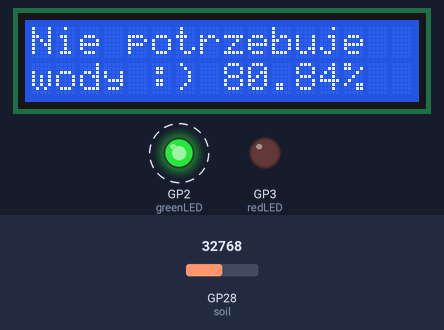
Bench run of a program on a simulated Raspberry Pi Pico running MicroPython. Parts: 16×2 character LCD, output pins drawn as LEDs (lit = HIGH). Dashed ring = blinking. Inputs (shaded band) come from the test bench; at power-on: GP28 (soil) = 32768 (analog values on the 0–65535 scale). Library files of the repository ran but are not shown: pico_i2c_lcd.py; what the program prints to the serial console is not drawn.

Above: at 0.2 s.
1.3 s: GP28 (soil) set to 39264
At 3.1 s:
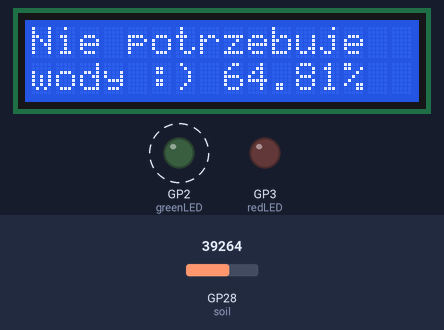
4.3 s: GP28 (soil) set to 41056
At 4.6 s:
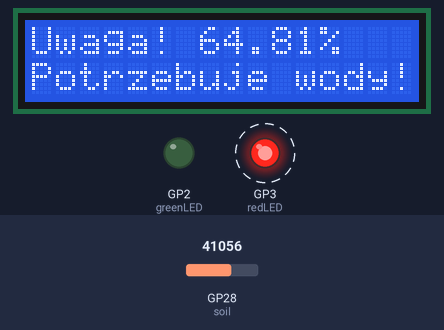
7.3 s: GP28 (soil) set to 39345
At 7.94 s:
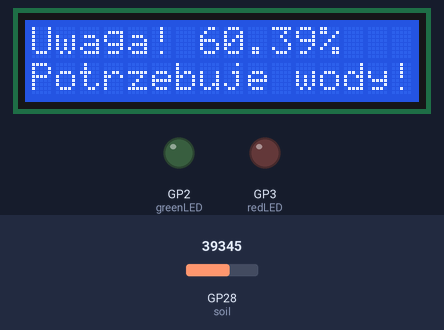
Timing chart, 0 to 16.0 s (numbered marks = the images above; inputs shaded):
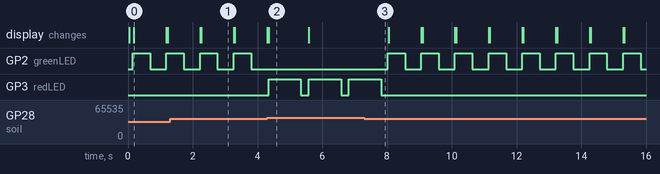

Measured:
- the behaviour switches between 40000 and 40016 on GP28 (soil) (found by bisection; images 1 and 2)
- after the input at 1.3 s, the display: first differs from a run without the input after 0.96 s (image 1)
- after the input at 4.3 s, GP2 (greenLED): stops changing and stays LOW; GP3 (redLED): alternates HIGH for 1.0 s and LOW for 0.24 s, starting at once; the display: first differs from a run without the input at once (image 2)
- after the input at 7.3 s, GP2 (greenLED): alternates HIGH for 0.54 s and LOW for 0.50 s, starting after 0.72 s; GP3 (redLED): goes on until 7.8 s, then stays LOW
- by itself, GP2 (greenLED): alternates HIGH for 0.54 s and LOW for 0.50 s
- what the display in image 0 shows lasts 1.0 s, from 0.2 s to 1.2 s
- what the display in image 2 shows lasts 1.3 s, from 4.3 s to 5.6 s

The program:

main.py
```python
from machine import ADC, Pin, I2C
import utime
from pico_i2c_lcd import I2cLcd

# use variables instead of numbers:
soil = ADC(Pin(28)) # Connect Soil moisture sensor data to Raspberry pi pico GP28

#Calibraton values
min_moisture=25000
max_moisture=65535

redLED = Pin(3,Pin.OUT)
greenLED = Pin(2,Pin.OUT)
greenflag = 1

# LCD
i2c = I2C(0, sda=Pin(0), scl=Pin(1), freq=400000) # object to communicate with the LCD screen over the I2C protocol
I2C_ADDR = i2c.scan()[0] # this will store the first I2C address found when we scan the bus
lcd = I2cLcd(i2c, I2C_ADDR, 2, 16) # object to set up the I2C connection from the libery

lcd.hide_cursor()

while True:
    moisture = (max_moisture-soil.read_u16())*100/(max_moisture-min_moisture)
    if moisture > 100:
        moisture = 100
    print("moisture: " + "%.2f" % moisture +"% (adc: "+str(soil.read_u16())+")")
    utime.sleep(0.1)

    if soil.read_u16() > 40000:
        greenLED.value(0)
        lcd.clear()
        lcd.putstr("Uwaga! " + "%.2f" % moisture +"%\n")
        lcd.putstr("Potrzebuje wody!\n")
        print(str(soil.read_u16()))

        for i in range(5):
            redLED.value(1)
            utime.sleep(0.2)
            redLED.value(0)
    else:
        greenLED.value(1)
        lcd.clear()
        lcd.putstr("Nie potrzebuje\n")
        lcd.putstr("wody :) " + "%.2f" % moisture +"%\n")
        print(str(soil.read_u16()))
        utime.sleep(0.5)
        greenLED.value(0)
        utime.sleep(0.3)
    utime.sleep(0.1)
        
```
